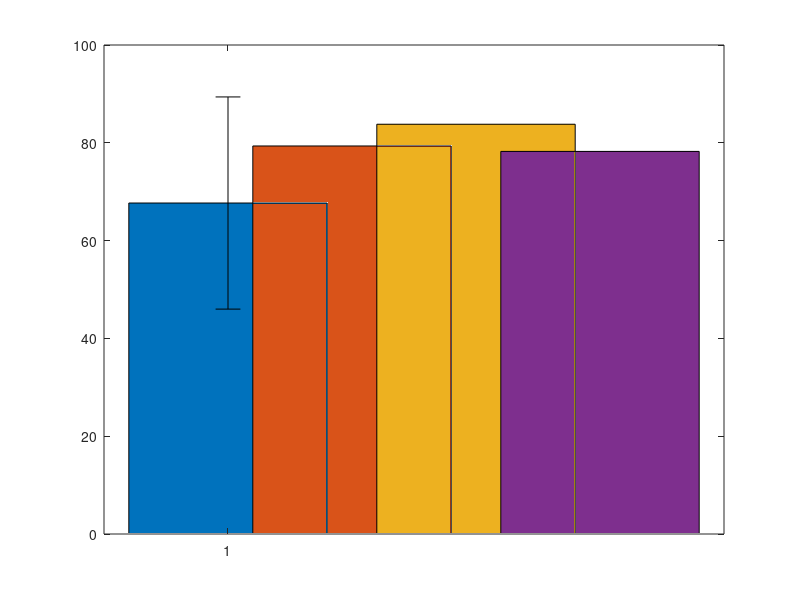

Write the MATLAB code that produced this figure. (Note: this script raises an error after producing the figure.)
% Script to plot Questionnaire data

close all, clear all, clc;

load("dataQuestionnaires.mat");

numPar=27;

%% SUS
figure;
for i=1:4
    bar(i,SUSscore(1,i))
    hold on;
end
for i=1:4
    errorbar(i, SUSscore(1,i), SUSscore(2,i), 'k', 'linestyle', 'none', 'LineWidth', 1);
    hold on;
end
% AS-JS
line([1, 2], [100, 100], 'Color', 'k', 'LineWidth', 1.2);
text(mean([1, 2]), 100.5, '*', 'HorizontalAlignment', 'center', 'FontSize', 14);
% AS-RW
line([1, 3], [110, 110], 'Color', 'k', 'LineWidth', 1.2);
text(mean([1, 3]), 110.5, '*', 'HorizontalAlignment', 'center', 'FontSize', 14);
ylim([0,130])
set(gca,'XTick',[])
legend('Arms Swinging','Joystick','Real Walking','Teleport');
title('System Usability Scale');
ylabel('Mean Usability Score')

%% TLX
figure,bar(TLXmean');
set(gca,'xticklabel',{'Mental Demand','Physical Demand','Temporal Demand','Performance','Effort','Frustration','Raw NASA TLX'})
hold on
ngroups = size(TLXstd', 1);
nbars = size(TLXstd', 2);
groupwidth = min(0.8, nbars/(nbars + 1.5));
for i = 1:nbars
    x = (1:ngroups) - groupwidth/2 + (2*i-1) * groupwidth / (2*nbars);
    errorbar(x, TLXmean(i,:), TLXstd(i,:), '.k', 'MarkerSize',0.1);
end
hold on,
for i = 1:nbars
    x(i,:) = (1:ngroups) - groupwidth/2 + (2*i-1) * groupwidth / (2*nbars);
end
% Y - AS-JS
line([x(1,2),x(2,2)], [60, 60], 'Color', 'k', 'LineWidth', 1.2);
text(mean([x(1,2),x(2,2)]), 60.5, '*', 'HorizontalAlignment', 'center', 'FontSize', 14);
% Y - AS-TP
line([x(1,2),x(4,2)], [65, 65], 'Color', 'k', 'LineWidth', 1.2);
text(mean([x(1,2),x(4,2)]), 65.5, '*', 'HorizontalAlignment', 'center', 'FontSize', 14);
% Y - JS-RW
line([x(2,2),x(3,2)], [70, 70], 'Color', 'k', 'LineWidth', 1.2);
text(mean([x(2,2),x(3,2)]), 70.5, '*', 'HorizontalAlignment', 'center', 'FontSize', 14);
% Y - JS-TP
line([x(2,2),x(4,2)], [75, 75], 'Color', 'k', 'LineWidth', 1.2);
text(mean([x(2,2),x(4,2)]), 75.5, '*', 'HorizontalAlignment', 'center', 'FontSize', 14);
% Y - RW-TP
line([x(3,2),x(4,2)], [60, 60], 'Color', 'k', 'LineWidth', 1.2);
text(mean([x(3,2),x(4,2)]), 60.5, '*', 'HorizontalAlignment', 'center', 'FontSize', 14);
% T - AS-RW
line([x(1,3),x(3,3)], [60, 60], 'Color', 'k', 'LineWidth', 1.2);
text(mean([x(1,3),x(3,3)]), 60.5, '*', 'HorizontalAlignment', 'center', 'FontSize', 14);
% T - AS-TP
line([x(1,3),x(4,3)], [65, 65], 'Color', 'k', 'LineWidth', 1.2);
text(mean([x(1,3),x(4,3)]), 65.5, '*', 'HorizontalAlignment', 'center', 'FontSize', 14);
% T - JS-RW
line([x(2,3),x(3,3)], [70, 70], 'Color', 'k', 'LineWidth', 1.2);
text(mean([x(2,3),x(3,3)]), 70.5, '*', 'HorizontalAlignment', 'center', 'FontSize', 14);
% T - JS-TP
line([x(2,3),x(4,3)], [75, 75], 'Color', 'k', 'LineWidth', 1.2);
text(mean([x(2,3),x(4,3)]), 75.5, '*', 'HorizontalAlignment', 'center', 'FontSize', 14);
% P - JS-RW
line([x(2,4),x(3,4)], [70, 70], 'Color', 'k', 'LineWidth', 1.2);
text(mean([x(2,4),x(3,4)]), 70.5, '*', 'HorizontalAlignment', 'center', 'FontSize', 14);
% F - AS-JS
line([x(1,6),x(2,6)], [55, 55], 'Color', 'k', 'LineWidth', 1.2);
text(mean([x(1,6),x(2,6)]), 55.5, '*', 'HorizontalAlignment', 'center', 'FontSize', 14);
% F - AS-RW
line([x(1,6),x(3,6)], [60, 60], 'Color', 'k', 'LineWidth', 1.2);
text(mean([x(1,6),x(3,6)]), 60.5, '*', 'HorizontalAlignment', 'center', 'FontSize', 14);
% F - RW-TP
line([x(3,6),x(4,6)], [55, 55], 'Color', 'k', 'LineWidth', 1.2);
text(mean([x(3,6),x(4,6)]), 55.5, '*', 'HorizontalAlignment', 'center', 'FontSize', 14);
% R - AS-RW
line([x(1,7),x(3,7)], [60, 60], 'Color', 'k', 'LineWidth', 1.2);
text(mean([x(1,7),x(3,7)]), 60.5, '*', 'HorizontalAlignment', 'center', 'FontSize', 14);
% R - AS-TP
line([x(1,7),x(4,7)], [55, 55], 'Color', 'k', 'LineWidth', 1.2);
text(mean([x(1,7),x(4,7)]), 55.5, '*', 'HorizontalAlignment', 'center', 'FontSize', 14);
legend('Arms Swinging','Joystick','Real Walking','Teleport');
title('NASA Task Load Index');
ylabel('Mean TLX Score')
ylim([0,100])

%% SSQ
figure,bar(SSQmean');
set(gca,'xticklabel',{'Nausea','Oculomotor','Disorientation','Total Score'})
hold on
ngroups = size(SSQstd', 1);
nbars = size(SSQstd', 2);
groupwidth = min(0.8, nbars/(nbars + 1.5));
for i = 1:nbars
    x = (1:ngroups) - groupwidth/2 + (2*i-1) * groupwidth / (2*nbars);
    errorbar(x, SSQmean(i,:), SSQstd(i,:), '.k', 'MarkerSize',0.1);
end
hold on,
for i = 1:nbars
    x(i,:) = (1:ngroups) - groupwidth/2 + (2*i-1) * groupwidth / (2*nbars);
end
% N - AS-RW
line([x(1,1),x(3,1)], [50, 50], 'Color', 'k', 'LineWidth', 1.2);
text(mean([x(1,1),x(3,1)]), 50.5, '*', 'HorizontalAlignment', 'center', 'FontSize', 14);
% N - AS-TP
line([x(1,1),x(4,1)], [55, 55], 'Color', 'k', 'LineWidth', 1.2);
text(mean([x(1,1),x(4,1)]), 55.5, '*', 'HorizontalAlignment', 'center', 'FontSize', 14);
% O - AS-RW
line([x(1,2),x(3,2)], [55, 55], 'Color', 'k', 'LineWidth', 1.2);
text(mean([x(1,2),x(3,2)]), 55.5, '*', 'HorizontalAlignment', 'center', 'FontSize', 14);
% O - AS-TP
line([x(1,2),x(4,2)], [60, 60], 'Color', 'k', 'LineWidth', 1.2);
text(mean([x(1,2),x(4,2)]), 60.5, '*', 'HorizontalAlignment', 'center', 'FontSize', 14);
% O - JS-RW
line([x(2,2),x(3,2)], [65, 65], 'Color', 'k', 'LineWidth', 1.2);
text(mean([x(2,2),x(3,2)]), 65.5, '*', 'HorizontalAlignment', 'center', 'FontSize', 14);
% O - JS-TP
line([x(2,2),x(4,2)], [70, 70], 'Color', 'k', 'LineWidth', 1.2);
text(mean([x(2,2),x(4,2)]), 70.5, '*', 'HorizontalAlignment', 'center', 'FontSize', 14);
% D - AS-RW
line([x(1,3),x(3,3)], [70, 70], 'Color', 'k', 'LineWidth', 1.2);
text(mean([x(1,3),x(3,3)]), 70.5, '*', 'HorizontalAlignment', 'center', 'FontSize', 14);
% D - JS-RW
line([x(2,3),x(3,3)], [75, 75], 'Color', 'k', 'LineWidth', 1.2);
text(mean([x(2,3),x(3,3)]), 75.5, '*', 'HorizontalAlignment', 'center', 'FontSize', 14);
% D - RW-TP
line([x(3,3),x(4,3)], [80, 80], 'Color', 'k', 'LineWidth', 1.2);
text(mean([x(3,3),x(4,3)]), 80.5, '*', 'HorizontalAlignment', 'center', 'FontSize', 14);
% T - AS-RW
line([x(1,4),x(3,4)], [70, 70], 'Color', 'k', 'LineWidth', 1.2);
text(mean([x(1,4),x(3,4)]), 70.5, '*', 'HorizontalAlignment', 'center', 'FontSize', 14);
% T - JS-RW
line([x(2,4),x(3,4)], [75, 75], 'Color', 'k', 'LineWidth', 1.2);
text(mean([x(2,4),x(3,4)]), 75.5, '*', 'HorizontalAlignment', 'center', 'FontSize', 14);
legend('Arms Swinging','Joystick','Real Walking','Teleport');
title('Simulator Sickness Questionnaire');
ylabel('Mean SSQ Score')
ylim([0,90])

%% IPQ
figure,bar(IPQmean');
set(gca,'xticklabel',{'General','Spatial Presence','Involvement','Realism'})
hold on
ngroups = size(IPQstd', 1);
nbars = size(IPQstd', 2);
groupwidth = min(0.8, nbars/(nbars + 1.5));
for i = 1:nbars
    x = (1:ngroups) - groupwidth/2 + (2*i-1) * groupwidth / (2*nbars);
    errorbar(x, IPQmean(i,:), IPQstd(i,:), '.k', 'MarkerSize',0.1);
end
hold on,
for i = 1:nbars
    x(i,:) = (1:ngroups) - groupwidth/2 + (2*i-1) * groupwidth / (2*nbars);
end
% G - AS-RW
line([x(1,1),x(3,1)], [5.5, 5.5], 'Color', 'k', 'LineWidth', 1.2);
text(mean([x(1,1),x(3,1)]), 5.55, '*', 'HorizontalAlignment', 'center', 'FontSize', 14);
% G - JS-RW
line([x(2,1),x(3,1)], [5.9, 5.9], 'Color', 'k', 'LineWidth', 1.2);
text(mean([x(2,1),x(3,1)]), 5.95, '*', 'HorizontalAlignment', 'center', 'FontSize', 14);
% G - RW-TP
line([x(3,1),x(4,1)], [6.3, 6.3], 'Color', 'k', 'LineWidth', 1.2);
text(mean([x(3,1),x(4,1)]), 6.35, '*', 'HorizontalAlignment', 'center', 'FontSize', 14);
% S - AS-RW
line([x(1,2),x(3,2)], [5.5, 5.5], 'Color', 'k', 'LineWidth', 1.2);
text(mean([x(1,2),x(3,2)]), 5.55, '*', 'HorizontalAlignment', 'center', 'FontSize', 14);
% S - RW-TP
line([x(3,2),x(4,2)], [5.9, 5.9], 'Color', 'k', 'LineWidth', 1.2);
text(mean([x(3,2),x(4,2)]), 5.95, '*', 'HorizontalAlignment', 'center', 'FontSize', 14);
% R - AS-RW
line([x(1,4),x(3,4)], [4.1, 4.1], 'Color', 'k', 'LineWidth', 1.2);
text(mean([x(1,4),x(3,4)]), 4.15, '*', 'HorizontalAlignment', 'center', 'FontSize', 14);
% R - JS-RW
line([x(2,4),x(3,4)], [4.5, 4.5], 'Color', 'k', 'LineWidth', 1.2);
text(mean([x(2,4),x(3,4)]), 4.55, '*', 'HorizontalAlignment', 'center', 'FontSize', 14);
% R - RW-TP
line([x(3,4),x(4,4)], [4.9, 4.9], 'Color', 'k', 'LineWidth', 1.2);
text(mean([x(3,4),x(4,4)]), 4.95, '*', 'HorizontalAlignment', 'center', 'FontSize', 14);
legend('Arms Swinging','Joystick','Real Walking','Teleport');
title('Igroup Presence Questionnaire');
ylabel('Mean IPQ Score')
ylim([0,7])
